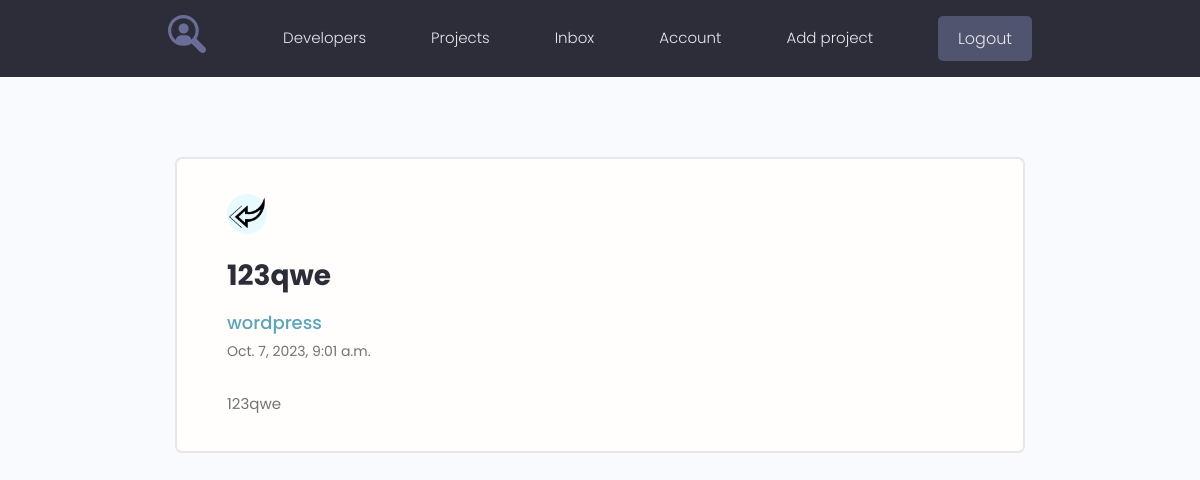
The app's page /message/1 (signed in) with its own data.
### users/models.py (models this page shows, shortened)
class Message(models.Model):
    sender = models.ForeignKey(Profile, on_delete=models.SET_NULL, null=True, blank=True)
    recipient = models.ForeignKey(Profile, on_delete=models.SET_NULL, null=True, blank=True, related_name="messages")
    name = models.CharField(max_length=200, null=True, blank=True)
    email = models.CharField(max_length=200, null=True, blank=True)
    subject = models.CharField(max_length=200, null=True, blank=True)
    body = models.TextField()
    is_read = models.BooleanField(default=False, null=True)
    created = models.DateTimeField(auto_now_add=True)
    class Meta:
        ordering = ['is_read', '-created']

### users/views.py (the view)
# urls.py: path('message/<pk>', views.view_message, name="message"),
@login_required(login_url='login')
def view_message(request,pk):
    profile = request.user.profile
    message = profile.messages.get(pk=pk)
    if not message.is_read:
        message.is_read = True
        message.save()
    context = {'message': message}
    return render(request,'users/message.html', context)

### users/templates/users/message.html
{% extends 'project/base.html' %}
{% load static %}
{% block content %}
  <main class="messagePage my-xl">
    <div class="content-box">
      <div class="message">
        <a class="backButton" href="{% url 'inbox' %}">
          <img src="{% static 'images/left.png' %}" alt="left">
        </a>
        <h2 class="message__subject">{{ message.subject }}</h2>
        {% if message.sender %}
          <a href="{% url 'user_profile' message.sender.id %}" class="message__author">{{ message.name }}</a>
        {% else %}
          <a href="" class="message__author">{{ message.name }} | {{ message.email }}</a>
        {% endif %}
          <p class="message__date">{{ message.created }}</p>
          <div class="message__body">
            {{ message.body | linebreaksbr }}
          </div>
      </div>
    </div>
  </main>
{% endblock %}

### project/static/styles/app.css (style rules this page uses)
:root { --color-sub: #2d2d39; }
img { width: 100%; }
.content-box { width: 95%; max-width: 85rem; margin: 0 auto; }
.message { padding: 2.5rem 0; }
.message > a { display: flex; gap: 1rem; }
.message__author, .message__date { flex-basis: 25%; }
.message__subject { flex-basis: 50%; }
.message__date { text-align: right; }
.messagePage .message { list-style: none; background: var(--color-white); padding: 3.5rem 5rem; border: 2px solid var(--color-light); border-radius: 0.7rem; }
.messagePage .message__subject { font-size: 2.8rem; color: var(--color-sub); margin-bottom: 1rem; margin-top: 2rem; }
.messagePage .message__author { font-size: 1.8rem; font-weight: 500; }
.messagePage .message__date { font-size: 1.4rem; font-weight: 400; text-align: left; margin-bottom: 3rem; }
.backButton { background: var(--color-main-light); color: var(--color-main); width: 4rem; height: 4rem; display: flex; align-items: center; justify-content: center; border-radius: 50%; }

### project/static/uikit/styles/modules/_variables.css (style rules this page uses)
:root { --color-main: #5aa5b9; --color-main-light: #e6faff; --color-sub: #3f4156; --color-sub-light: #51546e; --color-sub-lighter: #ededfd; --color-text: #737373; --color-gray: #8b8b8b; --color-light: #e5e7eb; --color-light-gray: #767676; --color-bg: #f8fafd; --color-white: #fffefd; --color-white-light: #f3f3f3; --color-success: #359e64; --color-success-bg: #def8e8; --color-error: #fc4b0b; --color-error-bg: #fff2ee; --font-base: 'Poppins', arial, helvetica, 'Segoe UI', roboto, ubuntu, sans-serif; --font-monospace: 'Fira Code', 'Courier New', courier, monospace; --font-regular: 300; --font-medium: 500; --font-bold: 700; --generic-shadow: 1px 1px 5px #00000010; --generic-transition: all 0.3s ease-in-out; }

### project/static/uikit/styles/modules/_base.css (style rules this page uses)
* { margin: 0; padding: 0; box-sizing: border-box; text-rendering: optimizeLegibility; color: inherit; font-size: inherit; }
html { font-size: 50%; }
@media only screen and (min-width: 480px) { html { font-size: 56.25%; } }
@media only screen and (min-width: 1200px) { html { font-size: 62.5%; } }
body { line-height: 1.6; font-weight: 400; font-size: 1.5rem; color: var(--color-text); background-color: var(--color-bg); min-height: 100vh; }

### project/static/uikit/styles/modules/_typography.css (style rules this page uses)
* { font-family: var(--font-base); }
h2 { font-size: 3.6rem; font-weight: var(--font-bold); }
p, span, strong { font-size: 1.6rem; color: var(--color-text); font-weight: var(--font-regular); }
a { padding-bottom: 2px; text-decoration: none; display: inline-block; color: var(--color-main); font-weight: var(--font-medium); }

### project/static/uikit/styles/modules/_utilities.css (style rules this page uses)
.my-xl { margin: 8rem auto; }

### records on screen
Message: subject "123qwe", name "wordpress", created "Oct. 7, 2023, 9:01 a.m.", body "123qwe"
